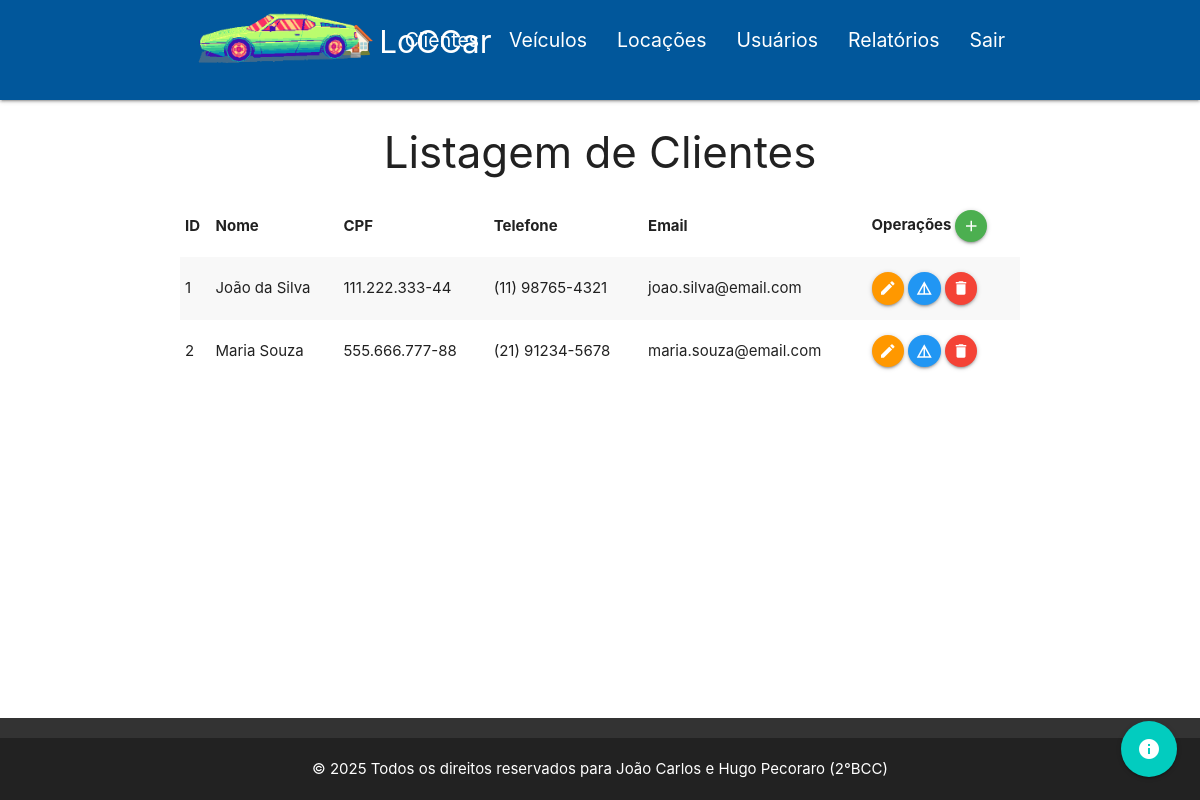
Before: /VIEW/cliente/lstCliente.php (signed in) with the older database file.
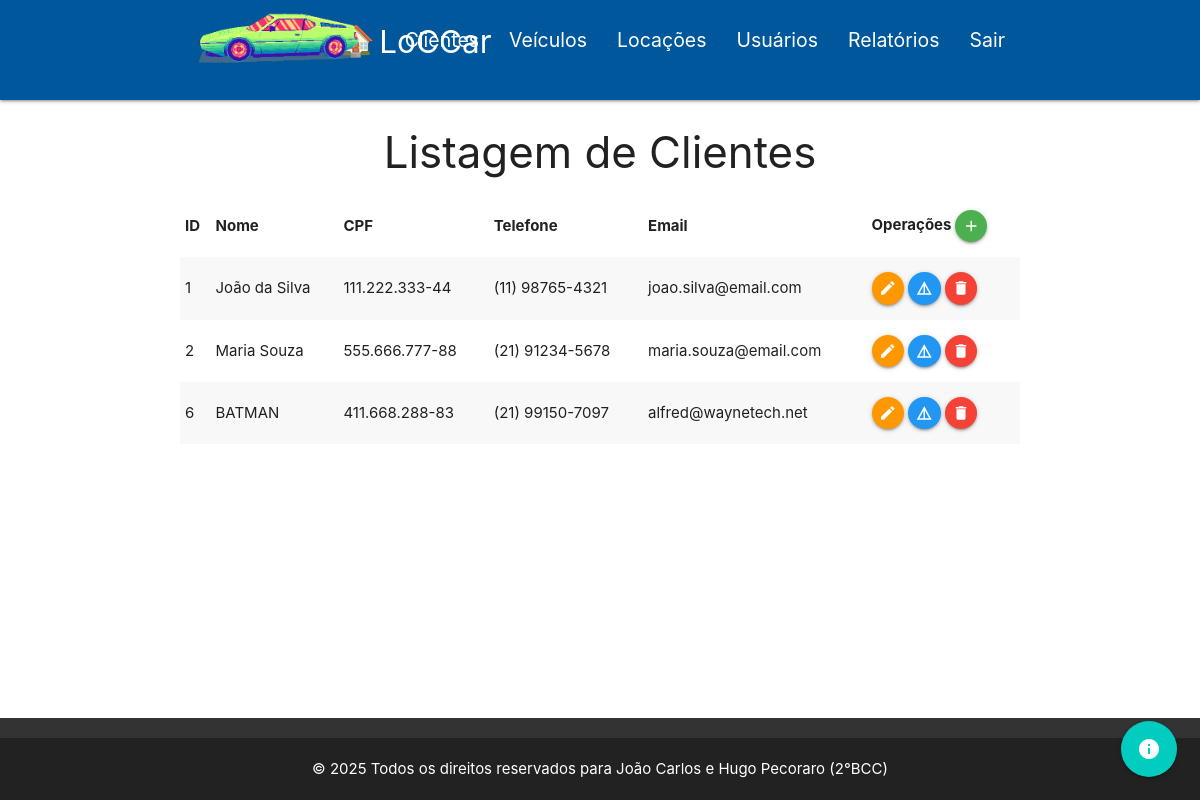
After: the same page with the newer database file.
### tables this page shows
CREATE TABLE `cliente` (
  `id` int(11) NOT NULL,
  `nome` varchar(100) NOT NULL,
  `cpf` varchar(14) NOT NULL,
  `telefone` varchar(15) NOT NULL,
  `email` varchar(100) NOT NULL
);

### DAL/cliente.php (called while the page is built, shortened)
<?php
include_once $_SERVER['DOCUMENT_ROOT'] . '/locadora_carros/MODEL/cliente.php';
include_once $_SERVER['DOCUMENT_ROOT'] . '/locadora_carros/DAL/conexao.php';
class ClienteDAL {
    public function Select() {
        $sql = "SELECT * FROM cliente;";
        $con = Conexao::conectar();
        $registros = $con->query($sql);
        $lstClientes = [];
        foreach ($registros as $linha) {
            $cliente = new \MODEL\Cliente();
            $cliente->setId($linha['id']);
            $cliente->setNome($linha['nome']);
            $cliente->setCpf($linha['cpf']);
            $cliente->setTelefone($linha['telefone']);
            $cliente->setEmail($linha['email']);
            $lstClientes[] = $cliente;
        }
        return $lstClientes;
    }
}
?>

### DAL/conexao.php (called while the page is built, shortened)
<?php
class Conexao {
    private static $dbNome = 'locadora_carros';
    private static $dbHost = 'localhost';
    private static $dbUsuario = 'root';
    private static $dbSenha = '';
    private static $cont = null;
    public static function conectar() {
        if (self::$cont == null) {
            try {
                self::$cont = new PDO("mysql:host=" . self::$dbHost . ";dbname=" . self::$dbNome, self::$dbUsuario, self::$dbSenha);
            } catch (\PDOException $exception) {
                die($exception->getMessage());
            }
        }
        return self::$cont;
    }
    public static function desconectar() {
        self::$cont = null;
        return self::$cont;
    }
}
?>

### MODEL/cliente.php (called while the page is built, shortened)
<?php
class Cliente {
    private ?int $id;
    private ?string $nome;
    private ?string $cpf;
    private ?string $telefone;
    private ?string $email;
    public function getId(): ?int {
        return $this->id;
    }
    public function setId(int $id) {
        $this->id = $id;
    }
    public function getNome(): ?string {
        return $this->nome;
    }
    public function setNome(string $nome) {
        $this->nome = $nome;
    }
    public function getCpf(): ?string {
        return $this->cpf;
    }
    public function setCpf(string $cpf) {
        $this->cpf = $cpf;
    }
    public function getTelefone(): ?string {
        return $this->telefone;
    }
    public function setTelefone(string $telefone) {
        $this->telefone = $telefone;
    }
    public function getEmail(): ?string {
        return $this->email;
    }
    public function setEmail(string $email) {
        $this->email = $email;
    }
}
?>

### VIEW/cliente/lstCliente.php (the view, shortened to what this page needs)
<?php
include_once $_SERVER['DOCUMENT_ROOT'] . '/locadora_carros/DAL/cliente.php';
include_once $_SERVER['DOCUMENT_ROOT'] . '/locadora_carros/VIEW/menus/menu.php';
$dalCliente = new \DAL\ClienteDAL();
$lstClientes = $dalCliente->Select();
?>
<div class="container">
    <h3 class="center-align">Listagem de Clientes</h3>
    <table class="striped responsive-table">
        <thead>
            <tr>
                <th>ID</th>
                <th>Nome</th>
                <th>CPF</th>
                <th>Telefone</th>
                <th>Email</th>
                <th>Operações
                    <a class="btn-floating btn-small waves-effect waves-light green" onclick="JavaScript:location.href='frmInsCliente.php'">
                        <i class="material-icons">add</i>
                    </a>
                </th>
            </tr>
        </thead>
        <tbody>
            <?php foreach ($lstClientes as $cliente) { ?>
                <tr>
                    <td><?php echo $cliente->getId(); ?></td>
                    <td><?php echo $cliente->getNome(); ?></td>
                    <td><?php echo $cliente->getCpf(); ?></td>
                    <td><?php echo $cliente->getTelefone(); ?></td>
                    <td><?php echo $cliente->getEmail(); ?></td>
                    <td>
                        <a class="btn-floating btn-small waves-effect waves-light orange" onclick="JavaScript:location.href='frmEdtCliente.php?id=<?php echo $cliente->getId(); ?>'">
                            <i class="material-icons">edit</i>
                        </a>
                        <a class="btn-floating btn-small waves-effect waves-light blue" onclick="JavaScript:location.href='frmDetCliente.php?id=<?php echo $cliente->getId(); ?>'">
                            <i class="material-icons">details</i>
                        </a>
                        <a class="btn-floating btn-small waves-effect waves-light red" onclick="remover(<?php echo $cliente->getId(); ?>)">
                            <i class="material-icons">delete</i>
                        </a>
                    </td>
                </tr>
            <?php } ?>
        </tbody>
    </table>
</div>
<?php include_once $_SERVER['DOCUMENT_ROOT'] . '/locadora_carros/VIEW/menus/footer.php'; ?>

Changed rows visible on the page:
added cliente: id "6", nome "BATMAN", cpf "411.668.288-83", telefone "(21) 99150-7097", email "alfred@waynetech.net"
